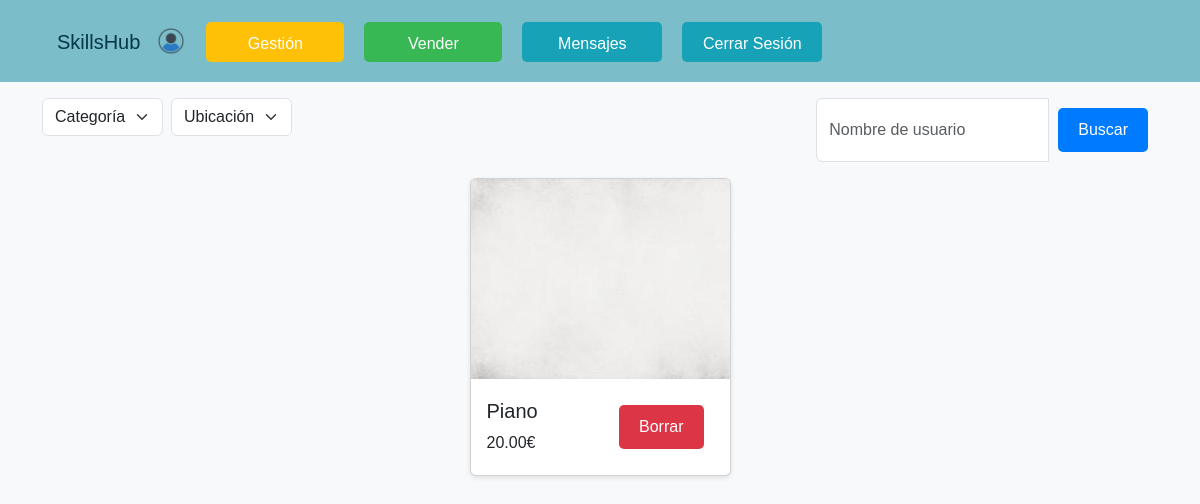
Screenshot of / (signed in) with the database file from the repository.
### SkillsHub/models.py (models this page shows, shortened)
class Usuario(AbstractUser):
    nombre = models.CharField(max_length=100)
    saldo = models.DecimalField(max_digits=10, decimal_places=2, default=0, null=True)
    avatar = models.ImageField(upload_to='avatars/', default='avatars/perfil.png')
    comentario = models.TextField(blank=True, null=True)
    baneado = models.BooleanField(default=False)
    seguidores = models.ManyToManyField("self", symmetrical=False, related_name='usuarios_seguidores', blank=True)
    seguidos = models.ManyToManyField("self", symmetrical=False, related_name='usuarios_seguidos', blank=True)
    insignia_perfil = models.ForeignKey(UsuarioInsignia, null=True, blank=True, on_delete=models.SET_NULL, related_name='insignia_en_perfil')

class Servicio(models.Model):
    nombre = models.CharField(max_length=100)
    precio = models.DecimalField(max_digits=10, decimal_places=2)
    descripcion = models.TextField()
    ubicacion = models.ForeignKey(Ubicacion, on_delete=models.CASCADE)
    usuario = models.ForeignKey(Usuario, on_delete=models.CASCADE)
    activo = models.BooleanField(default=True)
    categoria = models.ForeignKey(Categoria, on_delete=models.CASCADE)
    imagen = models.ImageField(upload_to='servicio/', blank=False, default='servicio/blanco.jpeg')

### SkillsHub/views.py (the view)
# urls.py: path('', Servicios.as_view(), name='servicios'),
class Servicios(ListView):
    template_name = 'Proyecto/servicios.html'
    model = Servicio
    form_class_categoria = FiltroCategoria
    form_class_ubicacion = FiltroUbicacion
    def get_queryset(self):
        queryset = Servicio.objects.filter(activo=True)
        categoria = self.request.GET.get('categorias', None)
        ubicacion = self.request.GET.get('ubicacion', None)
        if categoria:
            queryset = queryset.filter(categoria=categoria)
        if ubicacion:
            queryset = queryset.filter(ubicacion=ubicacion)
        return queryset
    def get_context_data(self, **kwargs):
        context = super().get_context_data(**kwargs)
        context['form_categoria'] = self.form_class_categoria(initial={'categorias': self.request.GET.get('categorias', None)})
        context['form_ubicacion'] = self.form_class_ubicacion(initial={'ubicacion': self.request.GET.get('ubicacion', None)})
        return context

### SkillsHub/forms.py
class FiltroCategoria(forms.Form):
    categoria = forms.ModelChoiceField(queryset=Categoria.objects.all(), empty_label="Categoría", required=False)

class FiltroUbicacion(forms.Form):
    ubicacion = forms.ModelChoiceField(queryset=Ubicacion.objects.all(), empty_label="Ubicación", required=False)

### SkillsHub/models.py (called while the page is built)
    def __str__(self):
        return self.nombre

    def __str__(self):
        return self.nombre

### SkillsHub/templates/Proyecto/servicios.html (shortened to what this page needs)
{% extends './base.html' %}
{% block content %}
<div class="container">
    <div class="d-flex flex-wrap justify-content-between">
        <div class="mt-3 mb-3">
            <form method="get" action="{% url 'servicios' %}" id="auto-submit-form">
                <div class="d-flex justify-content-between">
                    <select name="categoria" class="form-select me-2" onchange="this.form.submit()">
                        <option value="" {% if not request.GET.categoria %}selected{% endif %}>Categoría</option>
                    </select>
                    <select name="ubicacion" class="form-select" onchange="this.form.submit()">
                        <option value="" {% if not request.GET.ubicacion %}selected{% endif %}>Ubicación</option>
                    </select>
                </div>
            </form>
        </div>
        <div class="mt-3 mb-3">
            <form class="form-inline" method="GET" action="{% url 'buscar_usuario' %}">
                <div class="input-group">
                    <input type="text" name="nombre_usuario" id="nombre_usuario" class="form-control" placeholder="Nombre de usuario">
                    <div class="input-group-append">
                        <button type="submit" class="btn btn-primary">Buscar</button>
                    </div>
                </div>
            </form>
        </div>
    </div>
    <div class="row justify-content-center">
        {% for servicio in object_list %}
            <div class="col-md-4 col-lg-3 mb-3">
                <div class="card card-custom">
                    <img src="{{ servicio.imagen.url }}" class="card-img-top">
                    <a href="{% url 'detalles' pk=servicio.pk %}"  style="text-decoration: none; color: inherit;">
                        <div class="card-body d-flex justify-content-between align-items-center">
                            <div>
                                <h5 class="card-title">{{ servicio.nombre }}</h5>
                                <p class="card-text">{{ servicio.precio }}€</p>
                            </div>
                            {% if user.is_superuser %}
                                <a href="{% url 'borra' pk=servicio.pk %}" class="btn btn-danger">Borrar</a>
                            {% endif %}
                        </div>
                    </a>
                </div>
            </div>
        {% endfor %}
    </div>
</div>
{% endblock %}

### SkillsHub/templates/Proyecto/base.html (shortened to what this page needs)
{% load static %}
<!DOCTYPE html>
<html lang="es">
<head>
    <link href="https://cdn.jsdelivr.net/npm/bootstrap@5.3.3/dist/css/bootstrap.min.css" rel="stylesheet">
</head>
<body>
   <div class="container-fluid no-margin-padding">
        <nav class="page-header navbar navbar-expand-lg navbar-light">
            <div class="container">
                <h1 class="navbar-brand"><a href="{% url 'servicios' %}" style="text-decoration: none; color: inherit;">SkillsHub</a></h1>
                {% if user.avatar %}
                    <div class="d-flex align-items-center avatar-container">
                        <a href="{% url 'perfil_usuario' user.pk %}">
                            <img src="{{ user.avatar.url }}" class="avatar" alt="Avatar">
                        </a>
                    </div>
                {% endif %}
                <div class="collapse navbar-collapse" id="navbarNav">
                    <ul class="navbar-nav text-center">
                        {% if user.is_authenticated %}
                            {% if request.user.is_authenticated and request.user.is_superuser %}
                                <li class="nav-item"><a href="{% url 'gestion' %}" class="nav-link btn btn-warning">Gestión</a></li>
                            {% endif %}
                            <li class="nav-item"><a href="{% url 'nuevo_servicio' %}" class="nav-link btn success btn-success">Vender</a></li>
                            <li class="nav-item"><a href="{% url 'rooms' %}" class="nav-link btn btn-info info text-white">Mensajes</a></li>
                            <li class="nav-item">
                                <form action="{% url 'logout' %}" method="post">
                                    <button type="submit" class="btn btn-info info text-white">Cerrar Sesión</button>
                                </form>
                            </li>
                        {% else %}
                            <li class="nav-item"><a href="{% url 'login' %}" class="nav-link btn btn-info info text-white">Iniciar Sesión</a></li>
                            <li class="nav-item"><a href="{% url 'register' %}" class="nav-link btn btn-info info text-white">Regístrate</a></li>
                        {% endif %}
                    </ul>
                </div>
            </div>
        </nav>
    </div>
    <div class="container-fluid">
        <div class="row">
            <div class="col">
                {% block content %}
                {% endblock %}
            </div>
        </div>
    </div>
</body>
</html>

### SkillsHub/templates/Proyecto/base.html (style rules this page uses)
body { background-color: #f8f9fa; font-family: Arial, sans-serif; margin: 0; padding: 0; }
.page-header { background-color: #7bbec9; }
.page-header { display: flex; justify-content: space-between; align-items: center; padding: 10px; }
.page-header h1 { margin-left: 15px; color: #04364A; margin-top: 10px; }
.btn { display: inline-block; padding: 10px 20px; margin: 10px; font-size: 16px; text-decoration: none; color: #fff; border: none; border-radius: 5px; cursor: pointer; transition: background-color 0.3s ease; }
.btn-primary { background-color: #007bff; }
.btn-warning { background-color: #ffc107; width: 138px; height: 40px; margin-left: 10px; margin-top: 12px; }
.success { background-color: #37b855; width: 138px; height: 40px; margin-top: 12px; }
.info { background-color: #17a2b8; width: 140px; height: 40px; margin-left: 10px; margin-top: 12px; }
.avatar { width: 30px; height: 30px; border-radius: 50%; margin-right: 10px; }
.no-margin-padding { margin: 0 !important; padding: 0 !important; }

### SkillsHub/templates/Proyecto/servicios.html (style rules this page uses)
.card-custom { width: 100%; max-width: 310px; height: auto; box-shadow: 0 2px 5px rgba(0, 0, 0, 0.1); }
.card-img-top { width: 100%; height: 200px; object-fit: cover; }

### rows the page displays
Usuario: avatar (picture)
Servicio: imagen (picture), nombre "Piano", precio "20.00"
